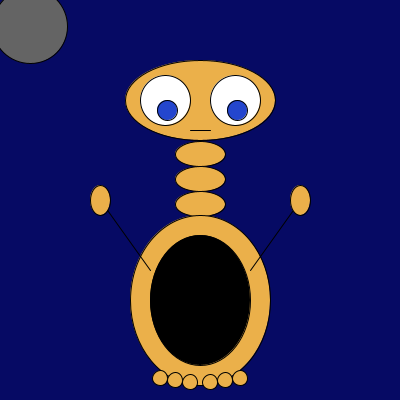
Frame 1 (no input)
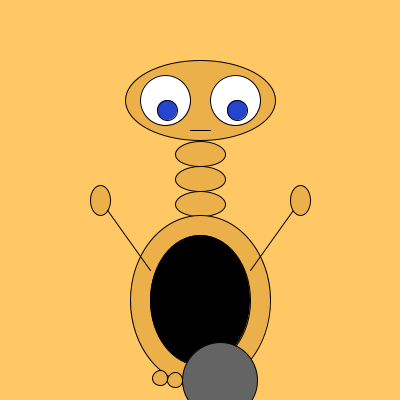
Frame 60 (the mouse pressed at the canvas centre just before this capture)
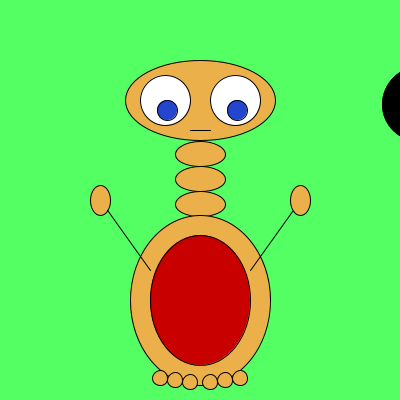
Frame 120 (the mouse held since frame 60 and released just before this capture)

The Processing sketch that drew these frames (run headless with seeded random() and noise(); from frame 60 on, the mouse is pressed at the canvas centre):

// Processing sketch: processing_120327
// ── processing_120327.pde


int x;            // X-coordinate
int y;             // Y-coordinate
int xSpeed;
int ySpeed;

 
 
void setup() {
size(400,400);

 
smooth();
//start position
x=0;
y=0;
//set initial speed
xSpeed=10;
ySpeed=6;
}
 
void draw() {
 
 x=x+xSpeed;
y=y+ySpeed;
 
//right boundary 
if (x >= width) {
  xSpeed = xSpeed * -1;
//ball bounces off the right hand side of the sketch window
// if position of ball is more than the width of the sketch window the x cordinate will now be multiplied by -1
   
}
//left boundary
if ( x<= 0){
   xSpeed = xSpeed * -1;
   //ball bounces off the left hand side of the sketch window
   // if position of ball is less than 0 the x cordinate will now be multiplied by -1
   
}
//bottom boundary
if (y >= height){
   ySpeed = ySpeed * -1;
   //ball bounces off the bottom of the sketch window
   //if position of ball is more than the height of the sketch window the y cordinate will now be multiplied by -1
}

//top boundary
if ( y<= 0){
  ySpeed = ySpeed * -1;
  //ball bounces off the top of the sketch window
   // if position of ball is less than 0 the y cordinate will now be multiplied by -1
}
  
  background( y, x, 100);
  //backgroung changes according to the X and Y cordinates of the ball. 
  // Y = red, x = green, and blue stays at 100
 
//draw neck

stroke(0);
fill(235,176,74);
ellipse(200,154,50,25);

stroke(0);
fill(235,176,74);
ellipse(200,179,50,25);

stroke(0);
fill(235,176,74);
ellipse(200,204,50,25);

//draw head
stroke(0);
fill(235,176,74);
ellipse(200,100,150,80);

// draw eyes

stroke(0);
fill(255);
ellipse(165,100,50,50);

stroke(0);
fill(255);
ellipse(235,100,50,50);

stroke(0);
fill(36,70,206);
ellipse(237,110,20,20);

stroke(0);
fill(36,70,206);
ellipse(167,110,20,20);


// draw mouth

stroke(0);
line(190,130,210,130);

//draw body

stroke(0);
fill(235,176,74);
ellipse(200,300,140,170);

stroke(0);
fill(mouseX,0,0); //position of mouse pointer on the x axis determines on weather the body of the alien is red or black
ellipse(200,300,100,130);


//draw feet

stroke(0);
fill(235,176,74);
ellipse(160,378,15,15);
stroke(0);
fill(235,176,74);
ellipse(175,380,15,15);
stroke(0);
fill(235,176,74);
ellipse(190,382,15,15);

stroke(0);
fill(235,176,74);
ellipse(210,382,15,15);

stroke(0);
fill(235,176,74);
ellipse(225,380,15,15);

stroke(0);
fill(235,176,74);
ellipse(240,378,15,15);

//draw arms
stroke(0);
line(100,200,150,270);
stroke(0);
line(300,200,250,270);

//draw hands

stroke(0);
fill(235,176,74);
ellipse(100,200,20,30);

stroke(0);
fill(235,176,74);
ellipse(300,200,20,30);

//bouncing ball

// grey ball bounces off the boundaries 
stroke(0);
fill(100);
ellipse(x+20,y+20,75,75);

if (mousePressed) {
  if (mouseButton == LEFT) {
   // if left mouse button is clicked, the ball is filled with white
   // if right mouse button is clicked, the ball is filled with black
stroke(0);
fill(255);
ellipse(x+20,y+20,75,75);
  }else {
    stroke(0);
fill(0);
  }
  ellipse(x+20,y+20,75,75);
}
}

  
